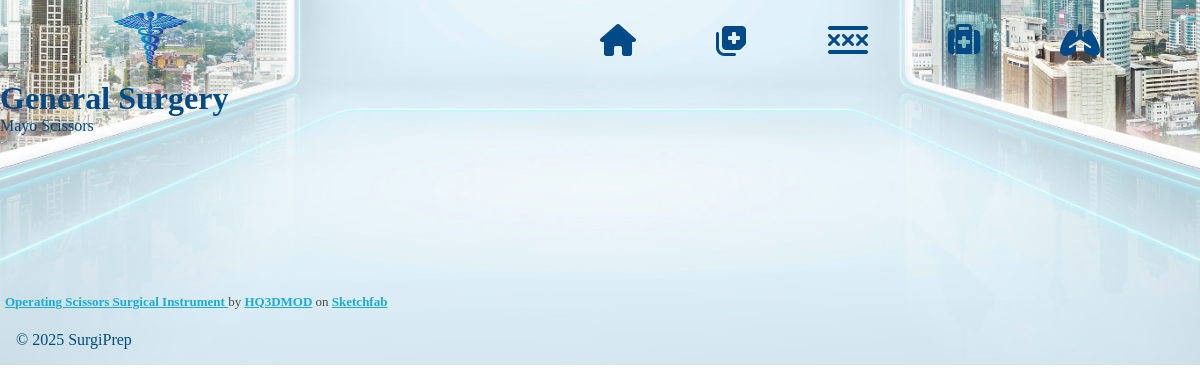
/instruments/general-surgery/0/, run on the app's committed database.
### instruments/models.py (models this page shows, shortened)
class Specialty(models.Model):
    name = models.CharField(max_length=100)
    slug = models.SlugField(unique=True, blank=True)

class Instrument(models.Model):
    name = models.CharField(max_length=100)
    description = models.TextField(blank=False)
    notes = models.TextField(blank=True, null=True)
    specialties = models.ManyToManyField(Specialty, related_name='instruments')
    image = models.ImageField(upload_to='instrument_images/', blank=True, null=True)
    model_embed_code = models.TextField(blank=True, null=True)

### instruments/views.py (the view)
# urls.py: path('<slug:slug>/<int:index>/', views.instrument_main_view, name='instrument_main'),
def instrument_main_view(request, slug, index):
    index = int(request.GET.get('index', 0))
    specialty = get_object_or_404(Specialty, slug=slug)
    instruments = Instrument.objects.filter(specialties=specialty)
    return render(request, 'pages/instruments/instrument-main.html', {
        'specialty': specialty,
        'instruments': instruments,
        'index': index
        })

### templates/pages/instruments/instrument-main.html (shortened to what this page needs)
{% extends 'base.html' %}
{% load static %}
{% block content %}
<h1>{{ specialty.name }}</h1>
{% if instruments %}
    <ul>
    {% for instrument in instruments %}
        <li>{{ instrument.name }}</li>
        <div>{{ instrument.model_embed_code|safe }}</div>
    {% endfor %}
    </ul>
{% else %}
    <p>No instruments available for this specialty.</p>
{% endif %}
{% endblock %}

### static/css/base.css (style rules this page uses)
* { margin: 0; padding: 0; }
:root { --primary-blue: #0078D4; --blue-light: #CDE8FB; --blue-bg: #EAF3FC; --blue-mid: #90CDF4; --text-dark: #1A1A1A; --navy: #004B87; --white: #FFFFFF; --blue-green: #e6f7f7; --font-main: 'Inter', sans-serif; }
body { background-image: url('../img/background1.jpg'); background-repeat: no-repeat; background-size: cover; background-position: bottom center; color: var(--navy); overscroll-behavior: none; }

### static/css/mediaQueries.css (style rules this page uses)
@media screen and (min-width: 901px)
and (max-width: 1200px) { html { font-size: 16px; } }

### data on the page
Specialty: name "General Surgery"
Instrument: name "Mayo Scissors", model_embed_code "Operating Scissors Surgical Instrument by HQ3DMOD on Sketchfab"
